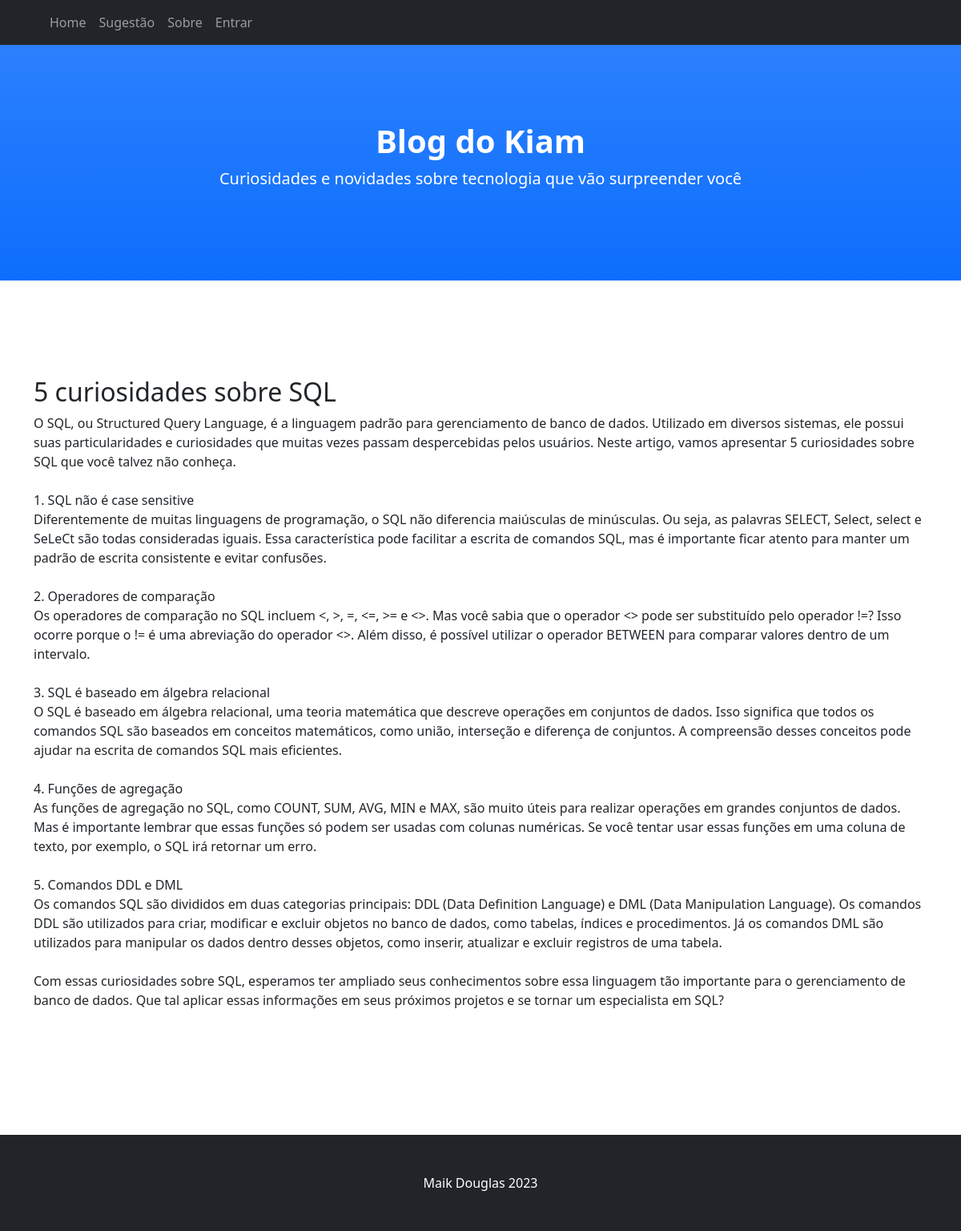
The page /post/57/ on the database its author committed.
### blog/models.py (models this page shows, shortened)
class Post(models.Model):
    author = models.ForeignKey(settings.AUTH_USER_MODEL, on_delete=models.CASCADE)
    title = models.CharField(max_length=200)
    text = models.TextField()
    created_date = models.DateTimeField(default=timezone.now)
    published_date = models.DateTimeField(blank=True, null=True)
    image = models.ImageField(upload_to='blog/media/media', blank=True, null=True)

### blog/views.py (the view)
# urls.py: path('post/<int:pk>/', views.post_detail, name='post_detail'),
def post_detail(request, pk):
    post = get_object_or_404(Post, pk=pk)
    return render(request, 'blog/post_detail.html', {'post': post})

### blog/templates/blog/post_detail.html (shortened to what this page needs)
{% extends 'blog/base.html' %}
{% load static %}
{% block content %}
<h2>{{ post.title }}</h2>
<p>{{ post.text|safe|linebreaksbr }}</p>
{% endblock %}

### rows shown on the page
Post: title "5 curiosidades sobre SQL", text "O SQL, ou Structured Query Language, é a linguagem padrão para gerenciamento de banco de dados. Utilizado em diversos sistemas, ele possui suas particularidades e curiosidades que muitas vezes passam despercebidas pelos usuários. Neste artigo, vamos apresentar 5 curiosidades sobre SQL que você talvez não conheça. 1. SQL não é case sensitive Diferentemente de muitas linguagens de programação, o SQL não diferencia maiúsculas de minúsculas. Ou seja, as palavras SELECT, Select, select e SeLeCt são todas consideradas iguais. Essa característica pode facilitar a escrita de comandos SQL, mas é importante ficar atento para manter um padrão de escrita consistente e evitar confusões. 2. Operadores de…"
